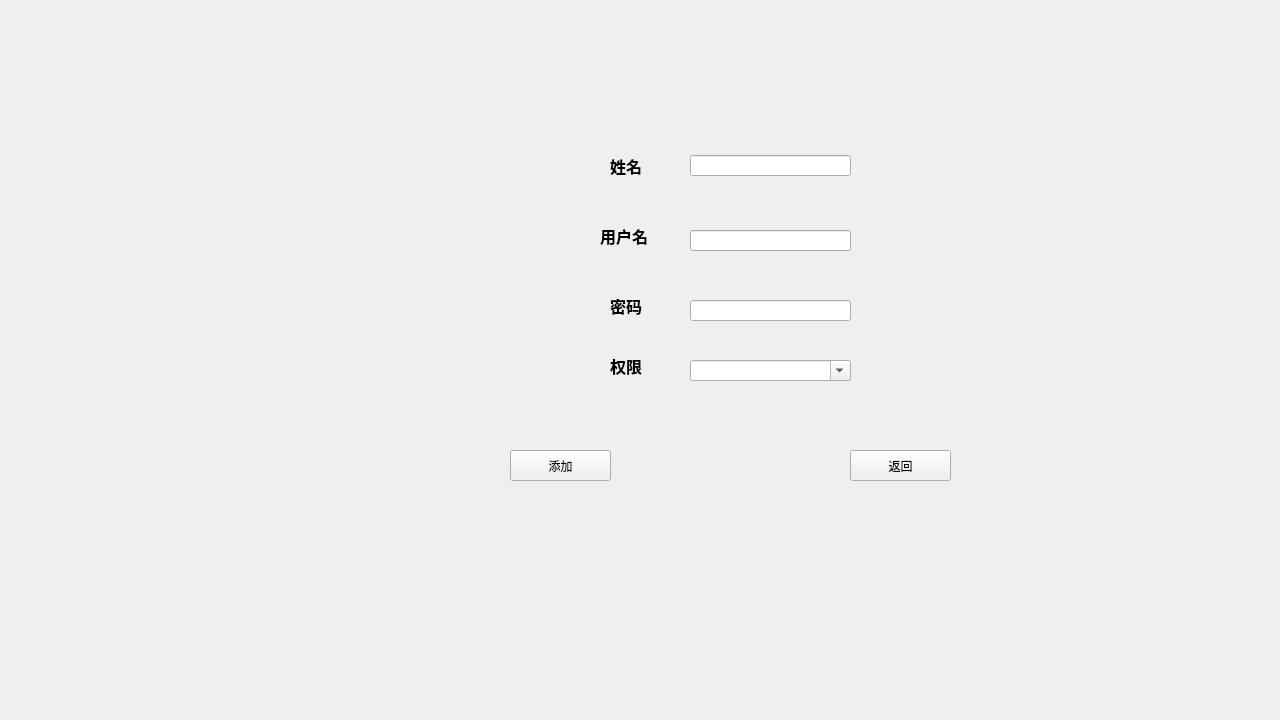
<?xml version="1.0" encoding="UTF-8"?>
<ui version="4.0">
 <class>Form</class>
 <widget class="QWidget" name="Form">
  <property name="windowModality">
   <enum>Qt::WindowModal</enum>
  </property>
  <property name="geometry">
   <rect>
    <x>0</x>
    <y>0</y>
    <width>1280</width>
    <height>720</height>
   </rect>
  </property>
  <property name="windowTitle">
   <string>新建用户</string>
  </property>
  <widget class="QLabel" name="name">
   <property name="geometry">
    <rect>
     <x>610</x>
     <y>150</y>
     <width>51</width>
     <height>31</height>
    </rect>
   </property>
   <property name="font">
    <font>
     <pointsize>12</pointsize>
     <bold>true</bold>
    </font>
   </property>
   <property name="text">
    <string>姓名</string>
   </property>
  </widget>
  <widget class="QLineEdit" name="NameEdit">
   <property name="geometry">
    <rect>
     <x>690</x>
     <y>155</y>
     <width>161</width>
     <height>21</height>
    </rect>
   </property>
  </widget>
  <widget class="QLabel" name="username">
   <property name="geometry">
    <rect>
     <x>600</x>
     <y>220</y>
     <width>51</width>
     <height>31</height>
    </rect>
   </property>
   <property name="font">
    <font>
     <pointsize>12</pointsize>
     <bold>true</bold>
    </font>
   </property>
   <property name="text">
    <string>用户名</string>
   </property>
  </widget>
  <widget class="QLineEdit" name="UserNameEdit">
   <property name="geometry">
    <rect>
     <x>690</x>
     <y>230</y>
     <width>161</width>
     <height>21</height>
    </rect>
   </property>
  </widget>
  <widget class="QLabel" name="password">
   <property name="geometry">
    <rect>
     <x>610</x>
     <y>290</y>
     <width>51</width>
     <height>31</height>
    </rect>
   </property>
   <property name="font">
    <font>
     <pointsize>12</pointsize>
     <bold>true</bold>
    </font>
   </property>
   <property name="text">
    <string>密码</string>
   </property>
  </widget>
  <widget class="QLineEdit" name="PassWordEdit">
   <property name="geometry">
    <rect>
     <x>690</x>
     <y>300</y>
     <width>161</width>
     <height>21</height>
    </rect>
   </property>
  </widget>
  <widget class="QLabel" name="password_2">
   <property name="geometry">
    <rect>
     <x>610</x>
     <y>350</y>
     <width>51</width>
     <height>31</height>
    </rect>
   </property>
   <property name="font">
    <font>
     <pointsize>12</pointsize>
     <bold>true</bold>
    </font>
   </property>
   <property name="text">
    <string>权限</string>
   </property>
  </widget>
  <widget class="QComboBox" name="comboBox">
   <property name="geometry">
    <rect>
     <x>690</x>
     <y>360</y>
     <width>161</width>
     <height>21</height>
    </rect>
   </property>
   <property name="editable">
    <bool>true</bool>
   </property>
   <property name="currentText">
    <string/>
   </property>
   <property name="currentIndex">
    <number>-1</number>
   </property>
  </widget>
  <widget class="QPushButton" name="addbutton">
   <property name="geometry">
    <rect>
     <x>510</x>
     <y>450</y>
     <width>101</width>
     <height>31</height>
    </rect>
   </property>
   <property name="text">
    <string>添加</string>
   </property>
  </widget>
  <widget class="QPushButton" name="returnbutton">
   <property name="geometry">
    <rect>
     <x>850</x>
     <y>450</y>
     <width>101</width>
     <height>31</height>
    </rect>
   </property>
   <property name="text">
    <string>返回</string>
   </property>
  </widget>
 </widget>
 <resources/>
 <connections/>
</ui>
